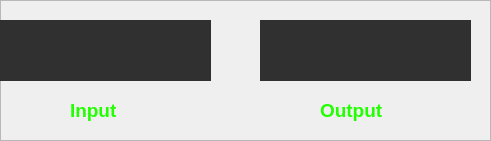
    <widget class="QFrame" name="frame_2">
     <property name="geometry">
      <rect>
       <x>670</x>
       <y>30</y>
       <width>491</width>
       <height>141</height>
      </rect>
     </property>
     <property name="styleSheet">
      <string notr="true"/>
     </property>
     <property name="frameShape">
      <enum>QFrame::StyledPanel</enum>
     </property>
     <property name="frameShadow">
      <enum>QFrame::Raised</enum>
     </property>
     <widget class="QLabel" name="output_Cal_2">
      <property name="geometry">
       <rect>
        <x>0</x>
        <y>20</y>
        <width>211</width>
        <height>61</height>
       </rect>
      </property>
      <property name="font">
       <font>
        <pointsize>12</pointsize>
       </font>
      </property>
      <property name="styleSheet">
       <string notr="true">background-color: rgb(48, 48, 48);
color: rgb(55, 255, 0);</string>
      </property>
      <property name="text">
       <string/>
      </property>
     </widget>
     <widget class="QLabel" name="output_Cal_3">
      <property name="geometry">
       <rect>
        <x>260</x>
        <y>20</y>
        <width>211</width>
        <height>61</height>
       </rect>
      </property>
      <property name="font">
       <font>
        <pointsize>12</pointsize>
       </font>
      </property>
      <property name="styleSheet">
       <string notr="true">background-color: rgb(48, 48, 48);
color: rgb(55, 255, 0);</string>
      </property>
      <property name="text">
       <string/>
      </property>
     </widget>
     <widget class="QLabel" name="label">
      <property name="geometry">
       <rect>
        <x>70</x>
        <y>90</y>
        <width>121</width>
        <height>41</height>
       </rect>
      </property>
      <property name="font">
       <font>
        <pointsize>14</pointsize>
        <weight>75</weight>
        <bold>true</bold>
       </font>
      </property>
      <property name="styleSheet">
       <string notr="true">color: rgb(34, 255, 0);</string>
      </property>
      <property name="text">
       <string>Input</string>
      </property>
     </widget>
     <widget class="QLabel" name="label_2">
      <property name="geometry">
       <rect>
        <x>320</x>
        <y>90</y>
        <width>121</width>
        <height>41</height>
       </rect>
      </property>
      <property name="font">
       <font>
        <pointsize>14</pointsize>
        <weight>75</weight>
        <bold>true</bold>
       </font>
      </property>
      <property name="styleSheet">
       <string notr="true">color: rgb(34, 255, 0);</string>
      </property>
      <property name="text">
       <string>Output</string>
      </property>
     </widget>
    </widget>
